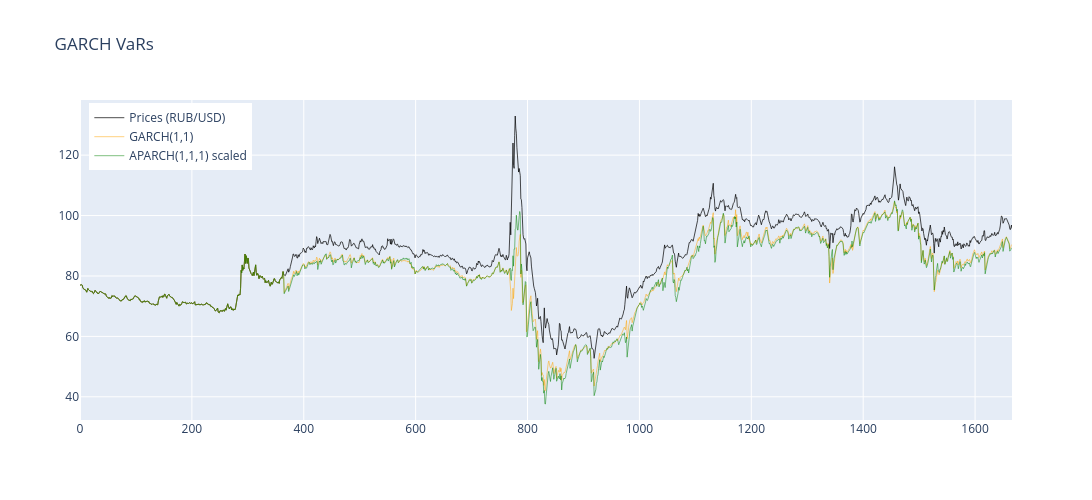

This figure's notebook cell:
### Code cell
_student_vars = np.multiply(student_vars, -1)
_egarch01_vars = np.multiply(egarch01_vars, -1)
_aparch_vars = np.multiply(aparch_vars, -1)
_egarch01_vars_scaled = np.multiply(egarch01_vars_scaled, -0.01)
_egarch01_vars_scaled_2 = np.multiply(egarch01_vars_scaled_2, -0.01)
_egarch_vars = np.multiply(egarch_vars, -1)

import plotly.graph_objects as go

# Create figure
fig = go.Figure()

# Add the returns line (scaled)
fig.add_trace(go.Scatter(
    x=np.arange(len(prices_usd)),
    y= prices_usd,
    mode='lines',
    name='Prices (RUB/USD)',
    line=dict(color='black', width=1),
    opacity=0.7
))

# # Add GARCH(1,1)
# fig.add_trace(go.Scatter(
#     x=np.arange(len(prices_usd)),
#     y=turn_var_into_real_terms(_norm_vars, prices_usd),
#     mode='lines',
#     line=dict(color='red', width=0.5),
#     name='GARCH(1, 1)'
# ))

fig.add_trace(go.Scatter(
    x=np.arange(len(prices_usd)),
    y=turn_var_into_real_terms(_norm_vars, prices_usd),
    mode='lines',
    line=dict(color='orange', width=0.5),
    name='GARCH(1,1)'
))

#фейлится в двух местах
# fig.add_trace(go.Scatter(
#     x=np.arange(len(prices_usd)),
#     y=turn_var_into_real_terms(_aparch_vars, prices_usd),
#     mode='lines',
#     line=dict(color='blue', width=0.5),
#     name='APARCH(1,1,1)'
# ))

fig.add_trace(go.Scatter(
    x=np.arange(len(prices_usd)),
    y=turn_var_into_real_terms(_egarch_vars, prices_usd),
    mode='lines',
    line=dict(color='green', width=0.5),
    name='APARCH(1,1,1) scaled'
))

# fig.add_trace(go.Scatter(
#     x=np.arange(len(prices_usd)),
#     y=turn_var_into_real_terms(_tarch_vars, prices_usd),
#     mode='lines',
#     line=dict(color='brown', width=0.5),
#     name='TARCH(1,1)'
# ))

# Update layout
fig.update_layout(
    title=f'GARCH VaRs',
    width=1200,
    height=500,
    hovermode='x unified',
    legend=dict(
        yanchor="top",
        y=0.99,
        xanchor="left",
        x=0.01
    )
)

fig.show()

### Figure 1 — Plotly figure (JSON) as saved in the notebook; plotly's stock layout.template omitted (floating-point values rounded to 4 significant figures; data arrays with more than 128 entries replaced by an {"elided": "..."} marker saying what was removed)
{"data": [{"line": {"color": "black", "width": 1}, "mode": "lines", "name": "Prices (RUB/USD)", "opacity": 0.7, "type": "scatter", "x": {"elided": "1667 int values"}, "y": {"elided": "1667 float values"}}, {"line": {"color": "orange", "width": 0.5}, "mode": "lines", "name": "GARCH(1,1)", "type": "scatter", "x": {"elided": "1667 int values"}, "y": {"elided": "1666 float values"}}, {"line": {"color": "green", "width": 0.5}, "mode": "lines", "name": "APARCH(1,1,1) scaled", "type": "scatter", "x": {"elided": "1667 int values"}, "y": {"elided": "1666 float values"}}], "layout": {"height": 500, "hovermode": "x unified", "legend": {"x": 0.01, "xanchor": "left", "y": 0.99, "yanchor": "top"}, "title": {"text": "GARCH VaRs"}, "width": 1200}}
